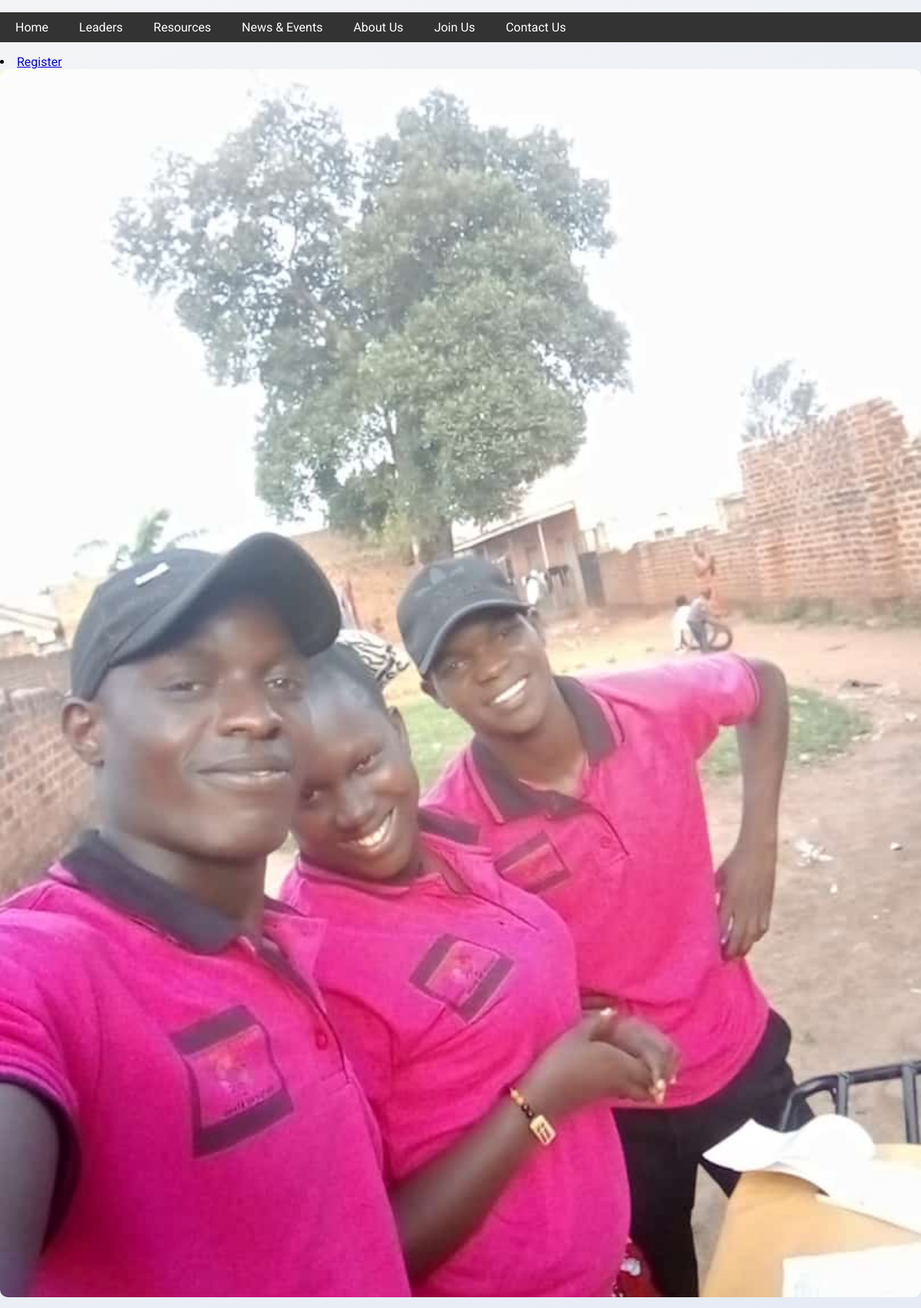
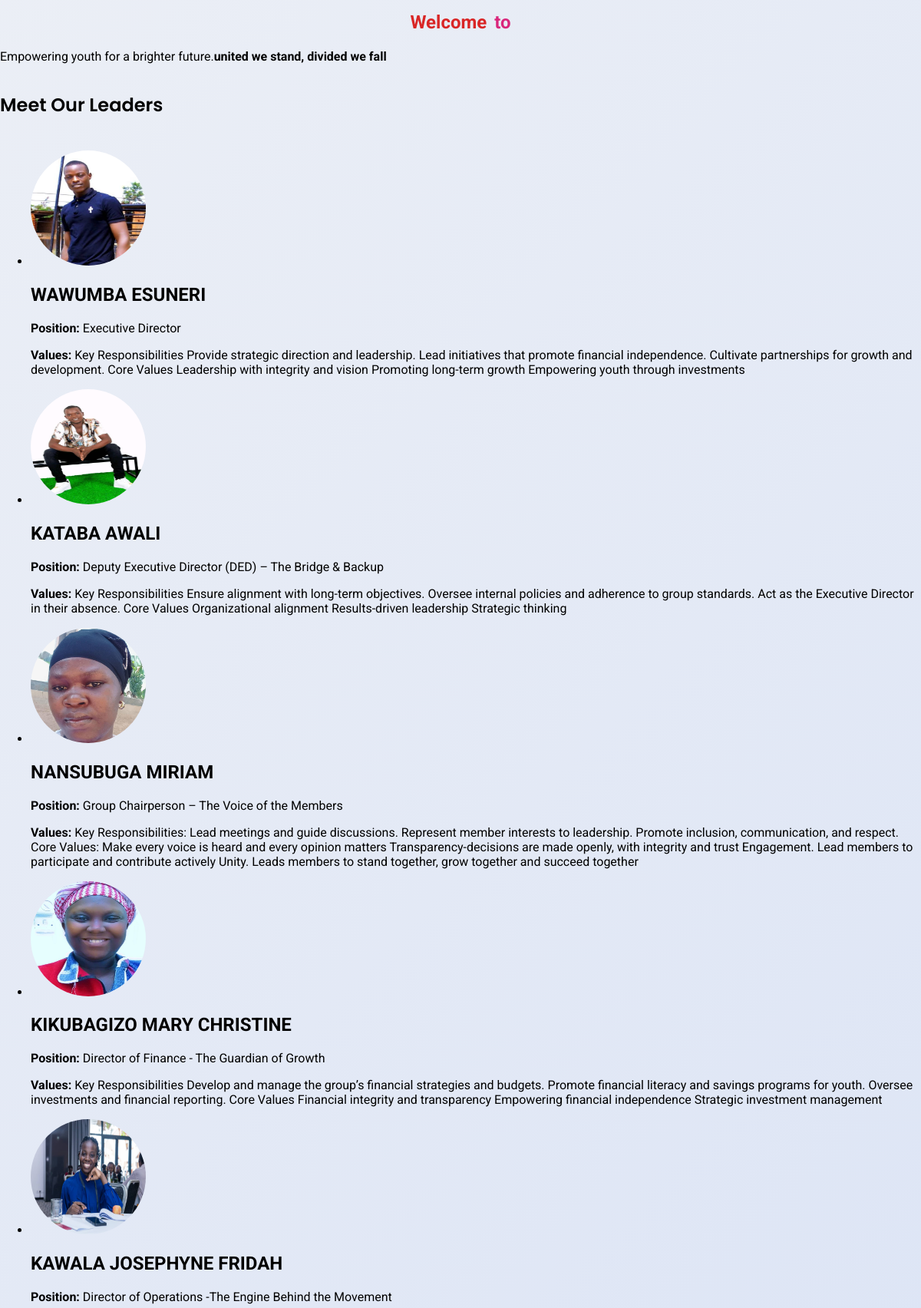
The page /leaders/ (upper part) on the database its author committed (2 pictures, top to bottom).
### leaders/models.py (models this page shows, shortened)
class Leader(models.Model):
    name = models.CharField(max_length=100)
    position = models.CharField(max_length=100)
    bio = models.TextField()
    values = models.TextField()
    image = models.ImageField(upload_to='leaders/', blank=True, null=True)

### leaders/views.py (the view)
def leader_list(request):
    leaders = Leader.objects.all()  # Retrieve all leaders
    return render(request, 'leaders/leader_list.html', {'leaders': leaders})

### leaders/templates/leaders/leader_list.html (shortened to what this page needs)
{% extends 'base.html' %}
{% block content %}
    <h1>Meet Our Leaders</h1>
    <ul>
        {% for leader in leaders %}
            <li>
                {% if leader.image %}
                    <img src="{{ leader.image.url }}" alt="{{ leader.name }}" style="width:150px;height:150px;border-radius:50%;">
                {% endif %}
                <h2>{{ leader.name }}</h2>
                <p><strong>Position:</strong> {{ leader.position }}</p>
                <p><strong>Values:</strong> {{ leader.values }}</p>
            </li>
        {% endfor %}
    </ul>
{% endblock %}

### templates/base.html (shortened to what this page needs)
{% load static %}
<!DOCTYPE html>
<html lang="en">
<head>
    {% load static %}
    <link rel="stylesheet" href="https://cdnjs.cloudflare.com/ajax/libs/font-awesome/6.4.0/css/all.min.css">
    <link rel="stylesheet" href="{% static 'css/base.css' %}">
</head>
<body>
    <nav>
        <ul>
            <li><a href="/homepage/">Home</a></li>
            <li><a href="/leaders/">Leaders</a></li>
            <li><a href="/resources/">Resources</a></li>
            <li><a href="/news_events/">News & Events</a></li>
            <li><a href="/about/">About Us</a></li>
            <li><a href="/join/">Join Us</a></li>
            <li><a href="/contact/">Contact Us</a></li>
        </ul>
    </nav>
    <li class="nav-item">
    <a class="nav-link" href="{% url 'join:register' %}">Register</a>
   </li>
    <header>
        <img src="{% static 'images/group2.jpg' %}" alt="Youth Connect Hero Banner" style="width:100%; height:auto;">
        <div id="animated-text"></div>
        <p>Empowering youth for a brighter future.<strong>united we stand, divided we fall</strong></p>
    </header>
    <main>
        {% block content %}{% endblock %}
    </main>
</body>
</html>

### static/css/base.css (style rules this page uses)
body { font-family: 'Roboto', sans-serif; margin: 0; padding: 0; background-color: #f4f4f9; background: linear-gradient(135deg, #f3f4f6, #d6e0f5); }
nav ul { list-style: none; padding: 0; display: flex; background-color: #333; }
nav ul li { margin: 0; padding: 10px 20px; }
nav ul li a { color: #fff; text-decoration: none; }
img { max-width: 100%; height: auto; border-radius: 10px; }
h2 { font-weight: bold; }
h1 { text-align: center; font-size: 24px; margin-top: 20px; font-family: 'poppins', sans-serif; font-weight: 600; }
#animated-text { width: 100%; text-align: center; font-size: 1.5rem; font-weight: bold; margin-top: 20px; color: #000; opacity: 1; }
main { display: flex; flex-wrap: wrap; gap: 10px; }
body { font-size: 16px; }

### rows shown on the page
Leader: image (picture), name "WAWUMBA ESUNERI", position "Executive Director", values "Key Responsibilities Provide strategic direction and leadership. Lead initiatives that promote financial independence. Cultivate partnerships for growth and development. Core Values Leadership with integrity and vision Promoting long-term growth Empowering youth through investments"
Leader: image (picture), name "KATABA AWALI", position "Deputy Executive Director (DED) – The Bridge & Backup", values "Key Responsibilities Ensure alignment with long-term objectives. Oversee internal policies and adherence to group standards. Act as the Executive Director in their absence. Core Values Organizational alignment Results-driven leadership Strategic thinking"
Leader: image (picture), name "NANSUBUGA MIRIAM", position "Group Chairperson – The Voice of the Members", values "Key Responsibilities: Lead meetings and guide discussions. Represent member interests to leadership. Promote inclusion, communication, and respect. Core Values: Make every voice is heard and every opinion matters Transparency-decisions are made openly, with integrity and trust Engagement. Lead members to participate and contribute actively Unity. Leads members to stand together, grow together and succeed together"
Leader: image (picture), name "KIKUBAGIZO MARY CHRISTINE", position "Director of Finance - The Guardian of Growth", values "Key Responsibilities Develop and manage the group’s financial strategies and budgets. Promote financial literacy and savings programs for youth. Oversee investments and financial reporting. Core Values Financial integrity and transparency Empowering financial independence Strategic investment management"
Leader: image (picture), name "KAWALA JOSEPHYNE FRIDAH", position "Director of Operations -The Engine Behind the Movement"
